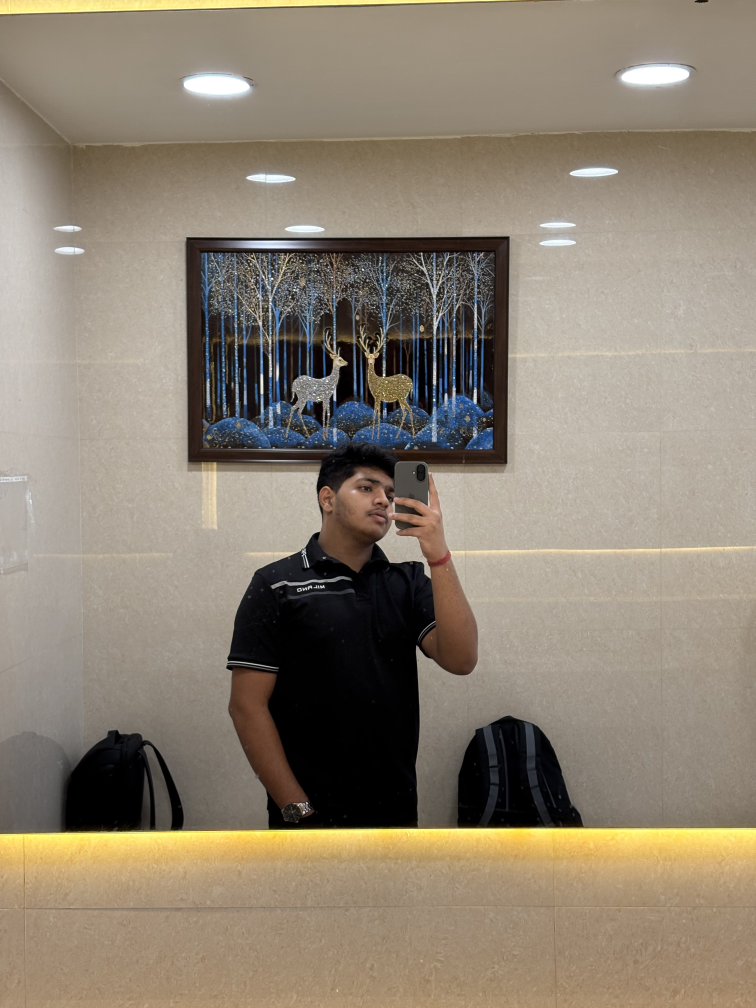
#> input picture assets/IMG_8115.jpg, 3024 x 4032 px (shown at 1/4 size)
$ python optimize_images.py
#> lines starting #> are read from the running program, lines starting #| are printed output that depends on the picture
#!/usr/bin/env python3
"""
Resize and optimize large images used by the site.
Generates: IMG_8115-800.jpg and IMG_8115-400.jpg (quality=78)
Run: python optimize_images.py
"""
from pathlib import Path
from PIL import Image

ROOT = Path(__file__).parent
ASSETS = ROOT / "assets"
SOURCE = ASSETS / "IMG_8115.jpg"

TARGETS = [
    (800, "IMG_8115-800.jpg"),
    (400, "IMG_8115-400.jpg"),
]

if not SOURCE.exists():
    print(f"Source image not found: {SOURCE}")
    raise SystemExit(1)

print(f"Optimizing {SOURCE} -> {len(TARGETS)} variants")
with Image.open(SOURCE) as im:
#> im is the input picture: PIL image 3024x4032 RGB; mean R, G, B 141.9, 130.6, 114.6
    im = im.convert("RGB")
    for width, name in TARGETS:
        ratio = width / im.width
        height = int(im.height * ratio)
        resized = im.resize((width, height), Image.LANCZOS)
        out_path = ASSETS / name
        resized.save(out_path, format="JPEG", quality=78, optimize=True, progressive=True)
        print(f"Saved: {out_path} ({out_path.stat().st_size} bytes)")
#> this loop made 2 passes
#> pass 1, `resized = im.resize((width, height), Image.LANCZOS)`:
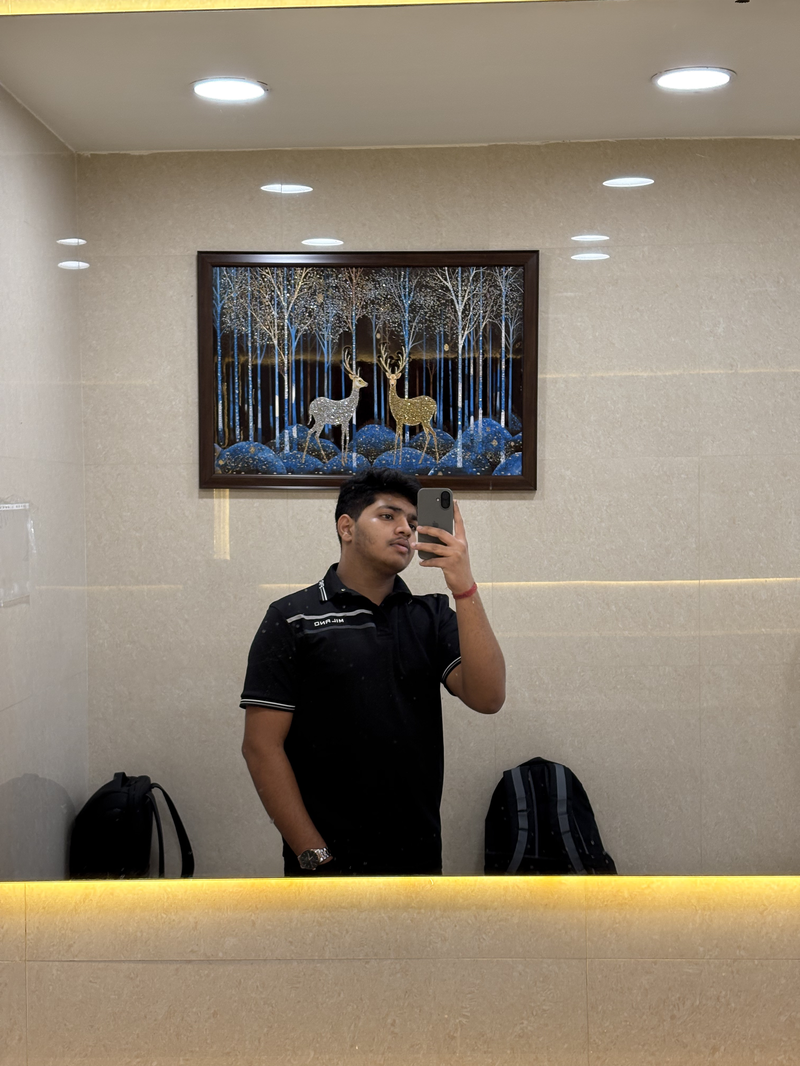
#> resized: PIL image 800x1066 RGB; mean R, G, B 141.9, 130.6, 114.6

print("Done")

$ run again, with assets/IMG_6577.jpg copied over assets/IMG_8115.jpg
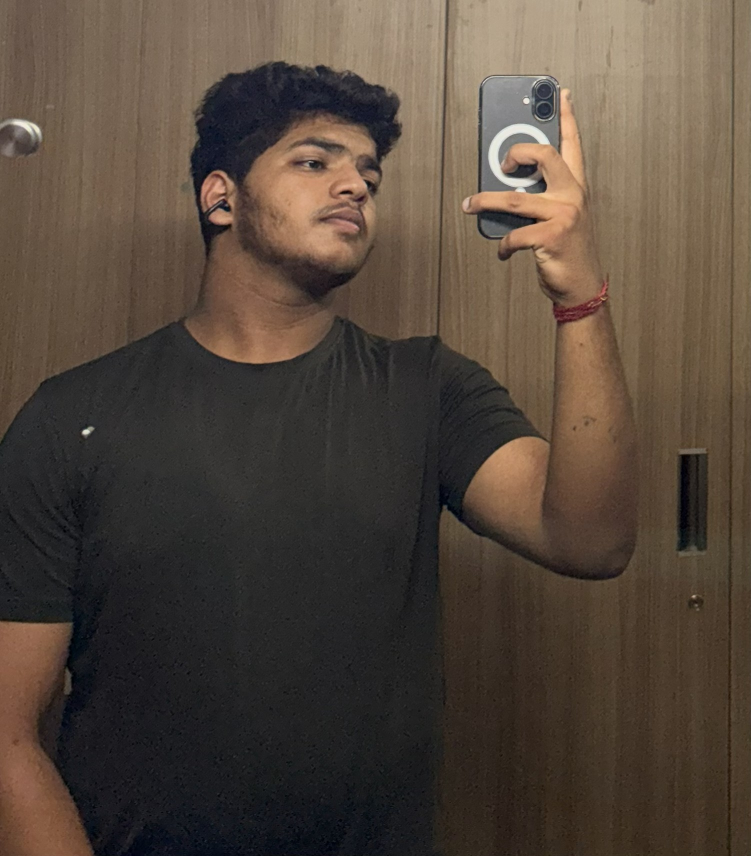
#> input picture assets/IMG_6577.jpg, 1502 x 1712 px (shown at 1/2 size)
#> im is the input picture: PIL image 1502x1712 RGB; mean R, G, B 83.4, 70.7, 59.7
#> the loop `for width, name in TARGETS:` made 2 passes
#> pass 1, `resized = im.resize((width, height), Image.LANCZOS)`:
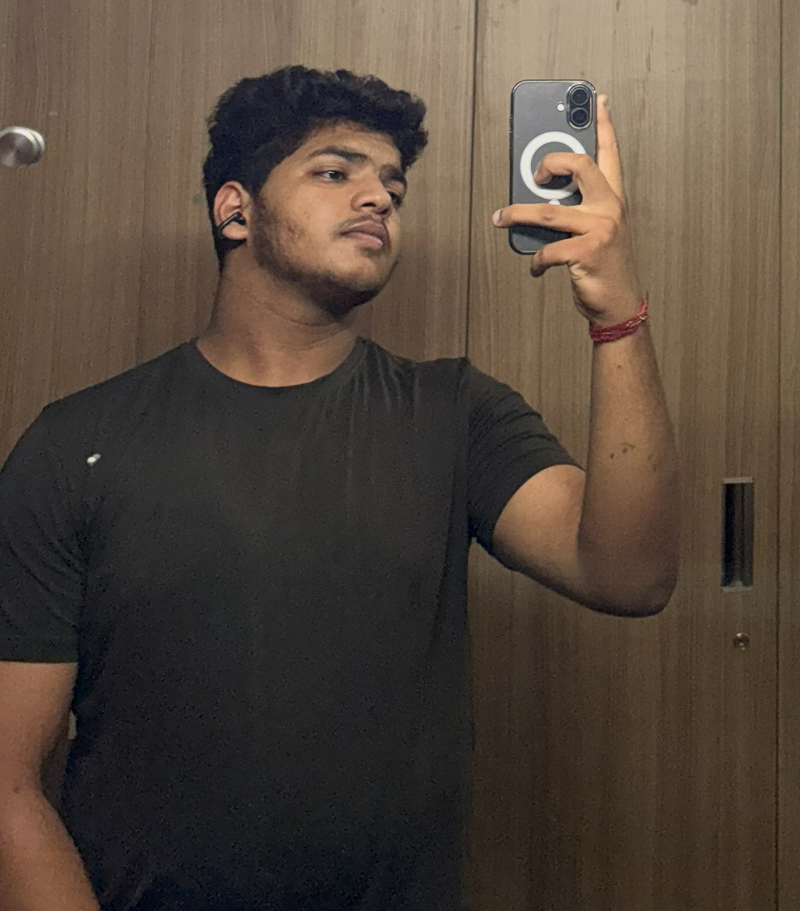
#> resized: PIL image 800x911 RGB; mean R, G, B 83.4, 70.7, 59.7

$ run again, with assets/IMG_6949.jpg copied over assets/IMG_8115.jpg
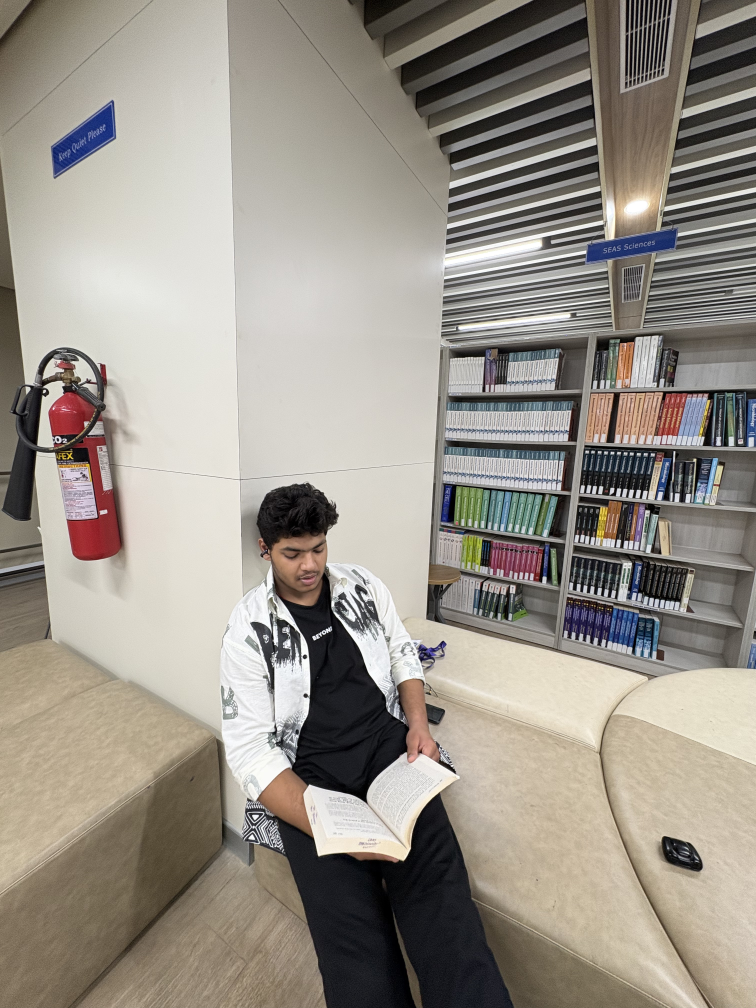
#> input picture assets/IMG_6949.jpg, 3024 x 4032 px (shown at 1/4 size)
#> im is the input picture: PIL image 3024x4032 RGB; mean R, G, B 152.4, 146.1, 136.9
#> the loop `for width, name in TARGETS:` made 2 passes
#> pass 1, `resized = im.resize((width, height), Image.LANCZOS)`:
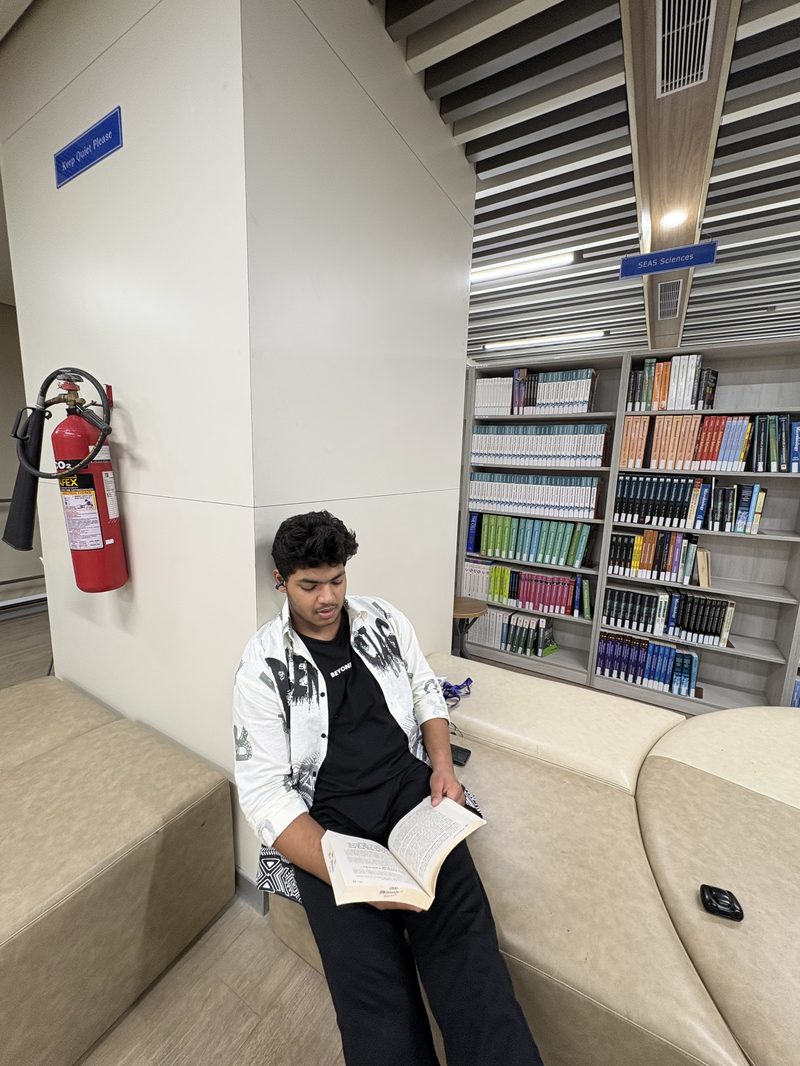
#> resized: PIL image 800x1066 RGB; mean R, G, B 152.4, 146.1, 136.9
#> pass 2, `resized = im.resize((width, height), Image.LANCZOS)`:
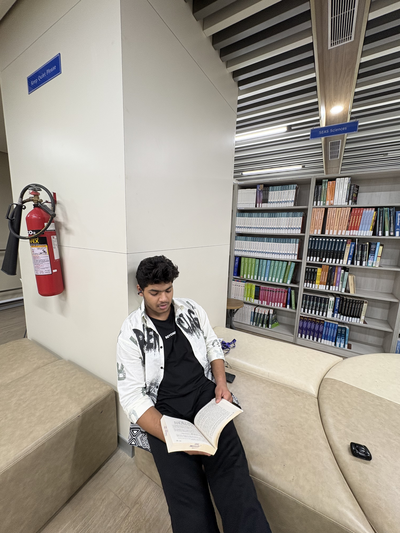
#> resized: PIL image 400x533 RGB; mean R, G, B 152.4, 146.1, 136.9

$ run again, with assets/IMG_7666.jpg copied over assets/IMG_8115.jpg
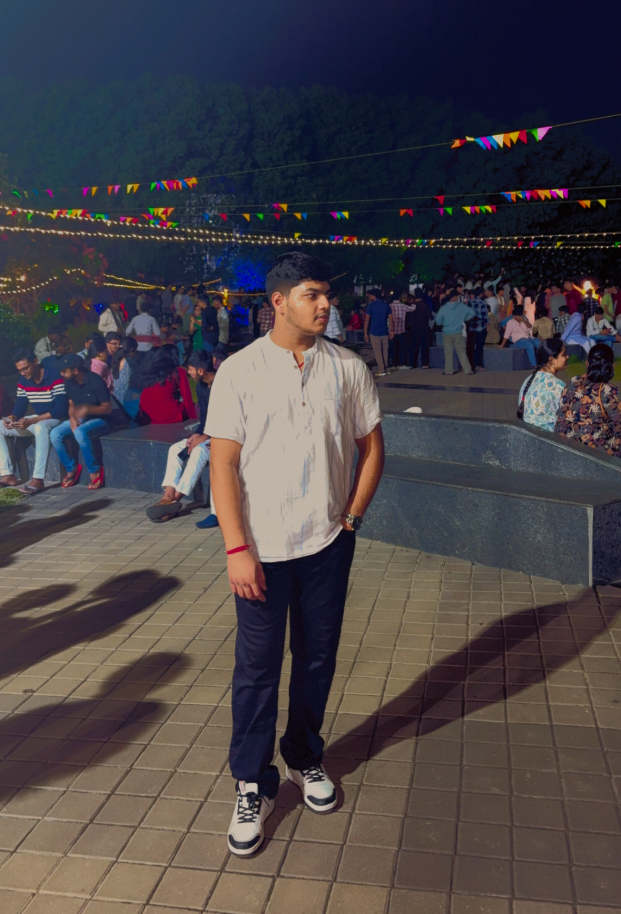
#> input picture assets/IMG_7666.jpg, 1242 x 1828 px (shown at 1/2 size)
#> im is the input picture: PIL image 1242x1828 RGB; mean R, G, B 72.6, 66.9, 71.2
#> the loop `for width, name in TARGETS:` made 2 passes
#> pass 1, `resized = im.resize((width, height), Image.LANCZOS)`:
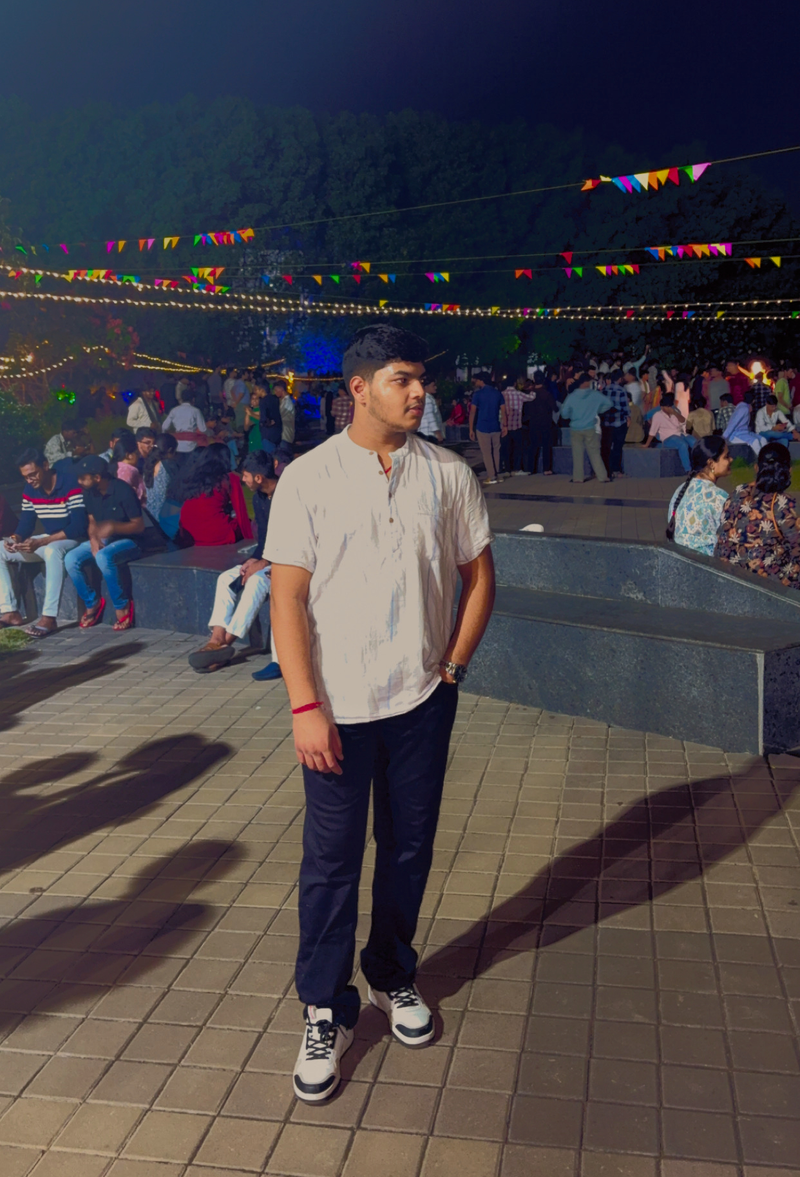
#> resized: PIL image 800x1177 RGB; mean R, G, B 72.6, 66.9, 71.2
